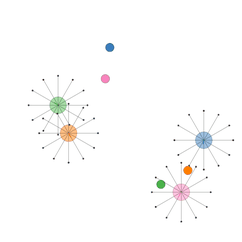
#> input picture results/second/gifs/20261030_134705/navigation_none_seed67.gif, 242 x 242 px, shrunk from 700 x 700 before the run
$ python gif_to_png.py
#> lines starting #> are read from the running program, lines starting #| are printed output that depends on the picture
from PIL import Image

def gif_contact_sheet(gif_path, out_path, n_frames=12, cols=4):
#> called with out_path = 'sheet.png', n_frames = 12, cols = 4
    im = Image.open(gif_path)
#> im is the input picture: PIL image 242x242 P; mean R, G, B 252.3, 252.1, 251.8
    total = im.n_frames
#> total = 1
    idx = [round(i * (total - 1) / (n_frames - 1)) for i in range(n_frames)]
#> idx = [0, 0, 0, 0, 0, 0, 0, 0, 0, 0, 0, 0]
    frames = []
    for i in idx:
        im.seek(i)
        frames.append(im.convert("RGB").copy())
#> this loop made 12 passes
#> after the loop, frames = 12 items
    w, h = frames[0].size
#> w = 242; h = 242
    rows = -(-n_frames // cols)
    sheet = Image.new("RGB", (cols * w, rows * h), "white")
#> sheet: PIL image 968x726 RGB; every value is 255
    for k, f in enumerate(frames):
        sheet.paste(f, ((k % cols) * w, (k // cols) * h))
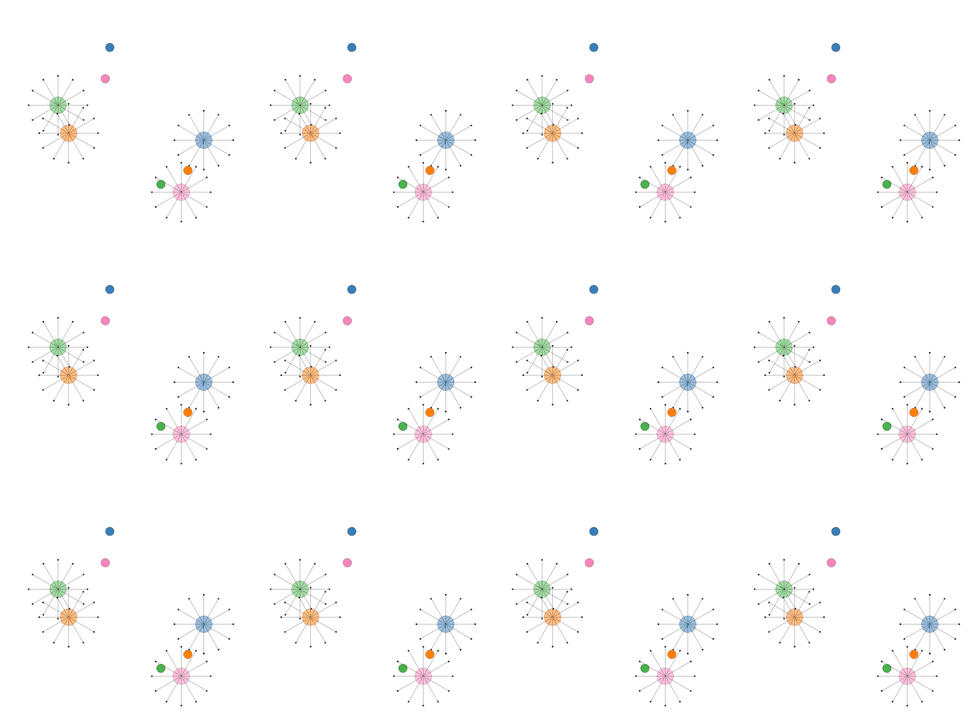
#> sheet: PIL image 968x726 RGB; mean R, G, B 252.3, 252.1, 251.8
    sheet.save(out_path)

gif_contact_sheet("results/second/gifs/20261030_134705/navigation_none_seed67.gif", "sheet.png")
